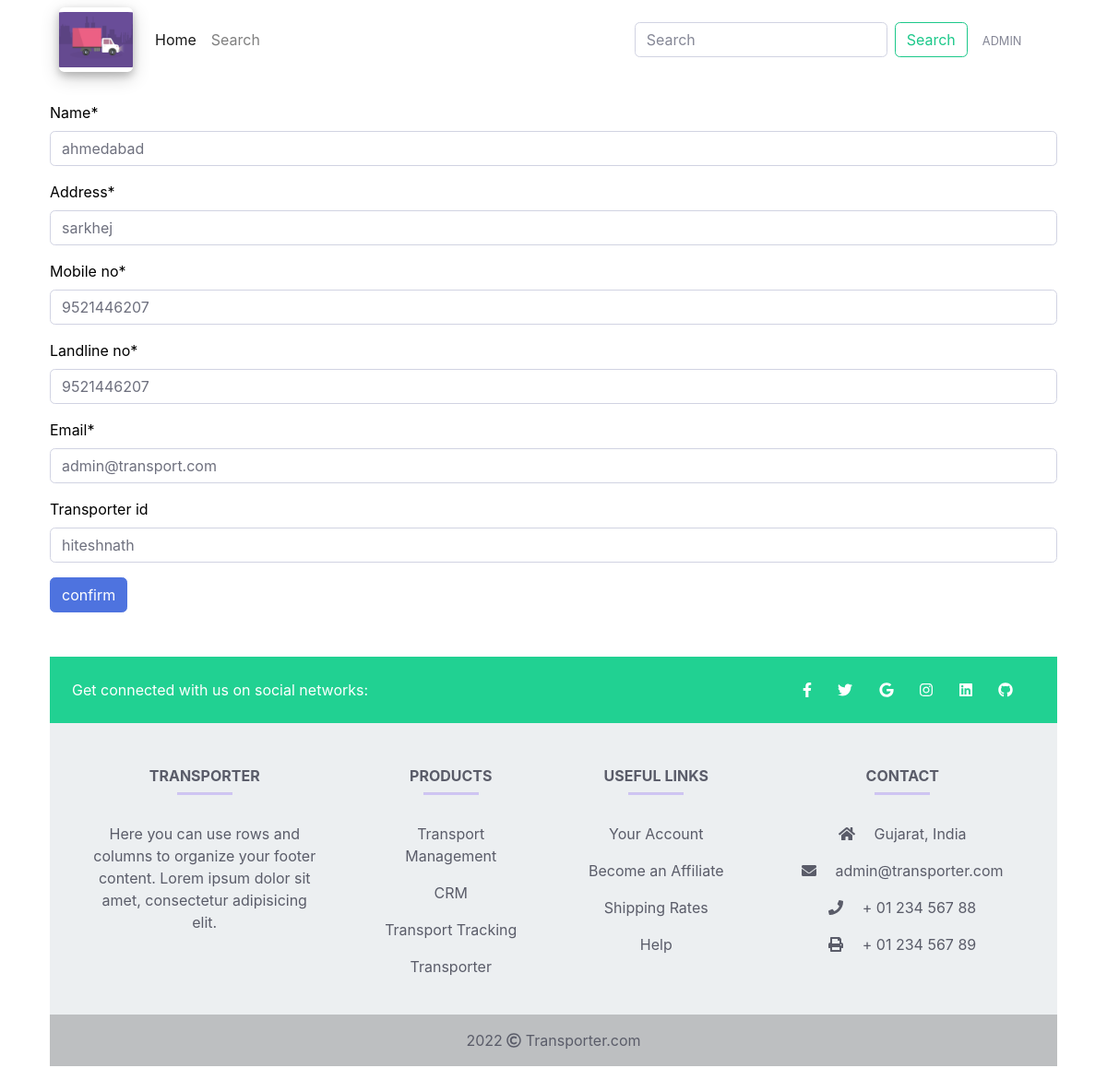
/2/update_branch/ (signed in), run on the app's committed database.
### transport/models.py (models this page shows, shortened)
class branches(models.Model):
    name = models.CharField(max_length=50)
    address = models.CharField( max_length=150)
    transport = models.ForeignKey(transport, on_delete=models.CASCADE)
    mobile_no = models.IntegerField(default= 9521446207)
    landline_no = models.IntegerField(default= 9521446207)
    email = models.CharField(max_length=150,default="admin@transport.com")
    transporter_id = models.CharField(max_length=50,blank=True)

### transport/views.py (the view)
# urls.py: path('<pk>/update_branch/', views.branchesUpdateView.as_view(), name="update_branch"),
class branchesUpdateView(UpdateView):
    model = branches
    fields = [
        "name",
        "address",
        'mobile_no',
        'landline_no',
        'email',
        "transporter_id"
    ]
    success_url = "/"
    template_name = "transport/edit_branch.html"

### transport/templates/transport/edit_branch.html (shortened to what this page needs)
{% extends 'base.html' %}
{% load static %}
{% load crispy_forms_tags %}
{% block content %}
<form method="post">
    {{form|crispy}}
    <input type= "submit" value="confirm" class="btn btn-primary">
</form>
{% endblock content %}

### templates/navbar.html (shortened to what this page needs)
{% load static %}
<nav class="navbar navbar-expand-lg navbar-light ml-5 mr-5 rounded">
      <a href="/"><img src=" {% static 'transport.gif' %} " class="rounded navbar-brand detail"/></a>
    <div class="collapse navbar-collapse" id="navbarSupportedContent">
      <ul class="navbar-nav mr-auto text-dark">
        <li class="nav-item active">
          <a class="nav-link" href="/">Home</a>
        </li>
        <li class="nav-item">
          <a class="nav-link" href="/transporter_search">Search</a>
        </li>
      </ul>
      <form class="form-inline my-2 my-lg-0" action="/search">
        <input class="form-control mr-sm-2" type="search" name="search" placeholder="Search" aria-label="Search">
        <button class="btn btn-outline-success my-2 my-sm-0" type="submit">Search</button>
      </form>
      {% if request.user.is_authenticated %}
      <div class="nav-item dropdown no-arrow">
        <a class="nav-link dropdown-toggle" href="#" id="userDropdown" role="button"
            data-toggle="dropdown" aria-haspopup="true" aria-expanded="false">
            <span class="mr-2 d-none d-lg-inline text-gray-600 small">{{request.user.username|upper }}</span>
        </a>
      </div>
      {% else %}
      <a href=" {% url 'login' %} " class="btn btn-primary ml-4">Login</a>
      {% endif %}
</div>
  </nav>

### static/css/myCss.css (style rules this page uses)
.navbar-brand { width: 80px; }
body { color: black; }
.detail { box-shadow:0 4px 8px 0 rgba(0, 0, 0, 0.2), 0 6px 20px 0 rgba(0, 0, 0, 0.19); }

### data on the page
branches: name "ahmedabad", address "sarkhej", mobile_no "9521446207", landline_no "9521446207", email "admin@transport.com", transporter_id "hiteshnath"

### other printed values
{{ request.user.username|upper }} "ADMIN"
